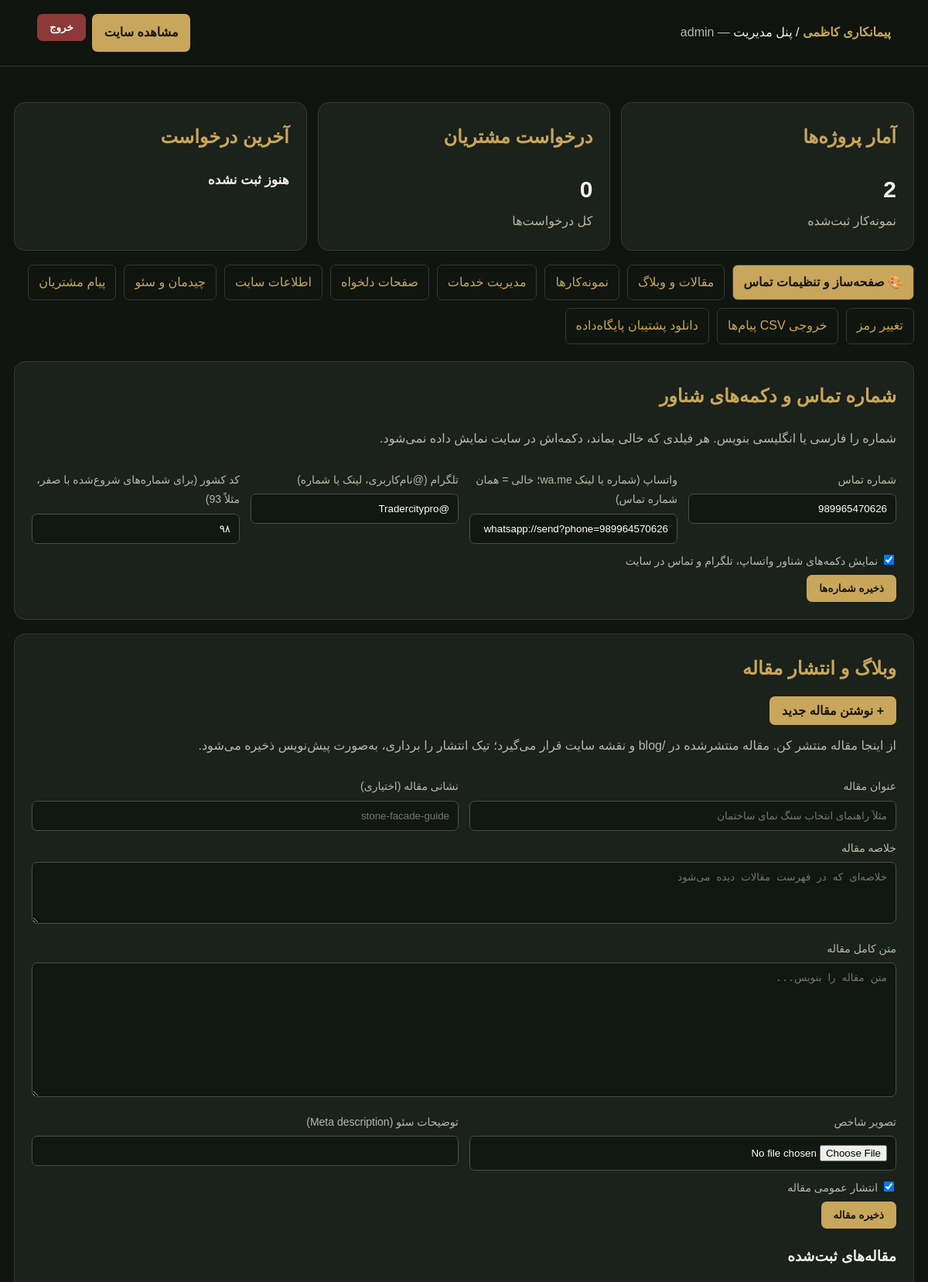
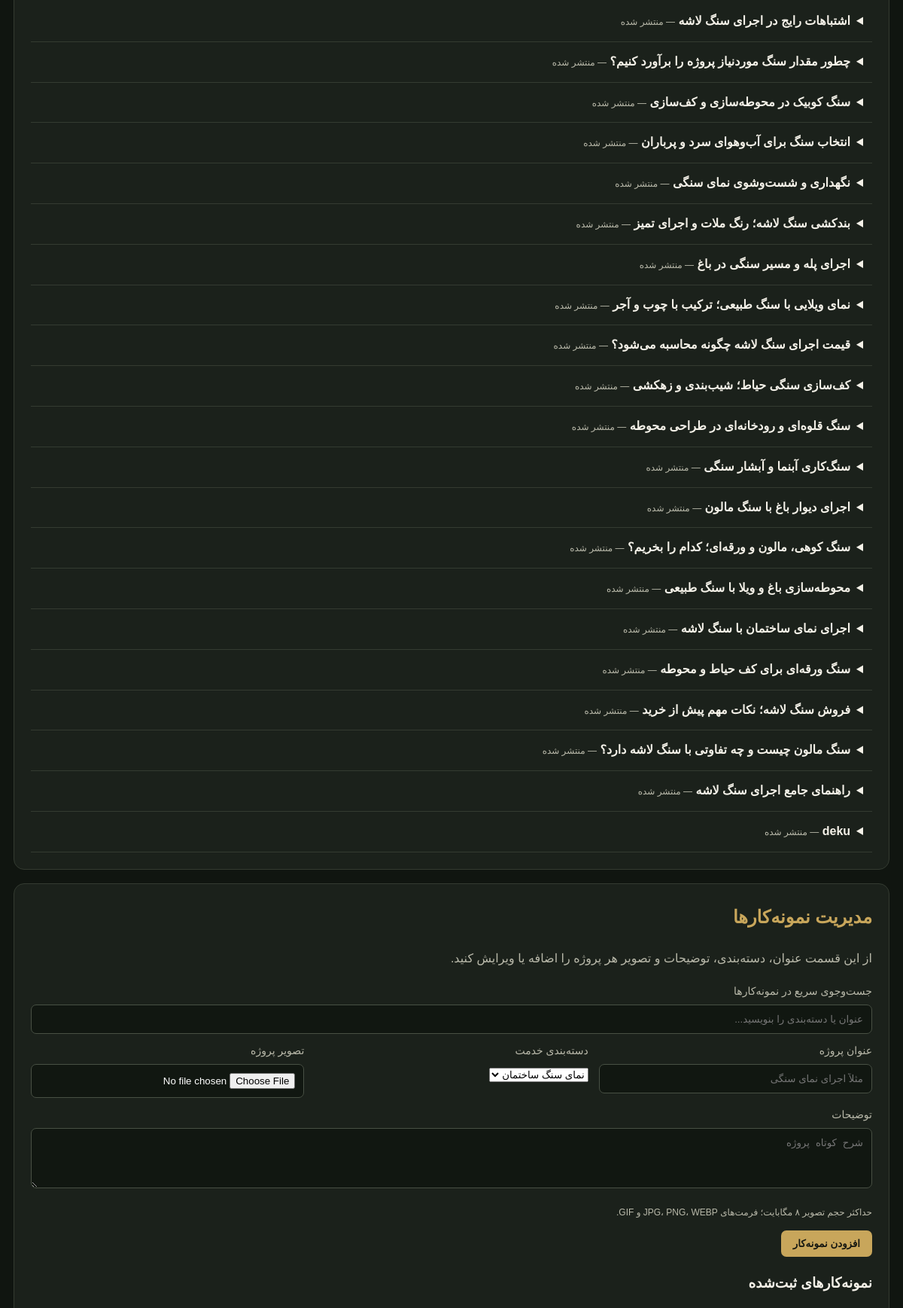
Screenshot of /admin (signed in, upper part) with the database file from the repository (2 pictures, top to bottom).
### tables this page shows
CREATE TABLE settings (key TEXT PRIMARY KEY, value TEXT NOT NULL);

CREATE TABLE blog_posts (
            id INTEGER PRIMARY KEY AUTOINCREMENT,
            title TEXT NOT NULL,
            slug TEXT NOT NULL UNIQUE,
            excerpt TEXT DEFAULT '',
            content TEXT NOT NULL,
            image TEXT DEFAULT '',
            meta_description TEXT DEFAULT '',
            is_published INTEGER NOT NULL DEFAULT 1,
            created_at TIMESTAMP DEFAULT CURRENT_TIMESTAMP,
            updated_at TIMESTAMP DEFAULT CURRENT_TIMESTAMP
        );

### app.py (the view)
@app.get('/admin')
@admin_required
def admin_dashboard():
    with db() as con:
        projects = con.execute('SELECT * FROM projects ORDER BY id DESC').fetchall()
        messages = con.execute('SELECT * FROM messages ORDER BY id DESC LIMIT 100').fetchall()
        total_projects = con.execute('SELECT COUNT(*) FROM projects').fetchone()[0]
        total_messages = con.execute('SELECT COUNT(*) FROM messages').fetchone()[0]
        latest_message = con.execute('SELECT MAX(created_at) FROM messages').fetchone()[0]
        categories = con.execute('SELECT * FROM service_categories ORDER BY id').fetchall()
        pages = con.execute('SELECT * FROM custom_pages ORDER BY id DESC').fetchall()
        blog_posts = con.execute('SELECT * FROM blog_posts ORDER BY created_at DESC,id DESC').fetchall()
    return render_template('admin_dashboard.html', settings=get_settings(), projects=projects, messages=messages, total_projects=total_projects, total_messages=total_messages, latest_message=latest_message, categories=categories, pages=pages, blog_posts=blog_posts)

### app.py (called while the page is built)
def db():
    con = sqlite3.connect(DB, factory=Conn, timeout=10)
    con.row_factory = sqlite3.Row
    return con

@app.context_processor
def inject_csrf():
    if 'csrf_token' not in session:
        session['csrf_token'] = secrets.token_urlsafe(32)
    return {'csrf_token': session['csrf_token']}

def admin_required(fn):
    @wraps(fn)
    def wrapped(*args, **kwargs):
        if 'admin_id' not in session:
            return redirect(url_for('admin_login', next=request.path))
        if request.method == 'POST' and not valid_csrf():
            abort(400, description='درخواست نامعتبر است؛ صفحه را تازه‌سازی کنید.')
        return fn(*args, **kwargs)
    return wrapped

def get_settings():
    if 'settings' not in g:
        with db() as con:
            values = dict(DEFAULTS)
            values.update({r['key']:r['value'] for r in con.execute('SELECT key,value FROM settings')})
        g.settings = values
    return g.settings

def get_layout(settings=None):
    try: raw = json.loads((settings or get_settings()).get('visual_layout') or '{}')
    except (TypeError, ValueError): raw = {}
    return H.clean_appearance(raw)

@app.context_processor
def inject_site():
    settings = get_settings()
    with db() as con:
        nav_pages = con.execute('SELECT title,slug FROM custom_pages WHERE is_published=1 ORDER BY id').fetchall()
    return {'settings': settings, 'layout': get_layout(settings), 'links': H.contact_links(settings), 'nav_pages': nav_pages, 'year': time.strftime('%Y')}

@app.after_request
def security_headers(resp):
    resp.headers.setdefault('X-Content-Type-Options', 'nosniff')
    resp.headers.setdefault('X-Frame-Options', 'SAMEORIGIN')
    resp.headers.setdefault('Referrer-Policy', 'strict-origin-when-cross-origin')
    if request.path.startswith('/admin'): resp.headers['Cache-Control'] = 'no-store'
    return resp

    def __exit__(self, *exc):
        try: return super().__exit__(*exc)
        finally: self.close()

### helpers.py (called while the page is built)
def digits(value):
    return re.sub(r'\D', '', str(value or '').translate(_FA))

def normalize_number(raw, country_code=''):
    raw = str(raw or '').translate(_FA).strip()
    d, cc = digits(raw), digits(country_code)
    if not d:
        return ''
    if raw.startswith('+'):
        return d
    if d.startswith('00'):
        return d[2:]
    if cc and d.startswith('0'):
        return cc + d[1:]
    return d

### templates/admin_dashboard.html (shortened to what this page needs)
<!doctype html><html lang="fa" dir="rtl"><head><meta charset="utf-8"><meta name="viewport" content="width=device-width,initial-scale=1"><title>مدیریت سایت | کاظمی</title></head><body><header class="top"><div><b>پیمانکاری کاظمی</b> / پنل مدیریت <span class="muted">— {{session.admin_name}}</span></div><div class="actions"><a class="btn" href="/" target="_blank">مشاهده سایت</a><form method="post" action="/admin/logout"><input type="hidden" name="csrf_token" value="{{csrf_token}}"><button class="danger">خروج</button></form></div></header><main class="wrap"><section class="grid"><div class="panel"><h2>آمار پروژه‌ها</h2><strong style="font-size:30px">{{total_projects}}</strong><div class="muted">نمونه‌کار ثبت‌شده</div></div><div class="panel"><h2>درخواست مشتریان</h2><strong style="font-size:30px">{{total_messages}}</strong><div class="muted">کل درخواست‌ها</div></div><div class="panel"><h2>آخرین درخواست</h2><strong style="font-size:17px">{{latest_message or "هنوز ثبت نشده"}}</strong></div></section><nav class="nav"><a class="btn" href="/admin/builder">🎨 صفحه‌ساز و تنظیمات تماس</a><a href="#blog">مقالات و وبلاگ</a><a href="#projects">نمونه‌کارها</a><a href="#categories">مدیریت خدمات</a><a href="#pages">صفحات دلخواه</a><a href="#settings">اطلاعات سایت</a><a href="#layout">چیدمان و سئو</a><a href="#messages">پیام مشتریان</a><a href="#password">تغییر رمز</a><a href="/admin/export/messages.csv">خروجی CSV پیام‌ها</a><a href="/admin/backup">دانلود پشتیبان پایگاه‌داده</a></nav>
<section class="panel" id="contact-buttons"><h2>شماره تماس و دکمه‌های شناور</h2><p class="muted">شماره را فارسی یا انگلیسی بنویس. هر فیلدی که خالی بماند، دکمه‌اش در سایت نمایش داده نمی‌شود.</p><form method="post" action="/admin/contact"><input type="hidden" name="csrf_token" value="{{csrf_token}}"><div class="grid"><div><label>شماره تماس</label><input name="phone" value="{{settings.phone}}" placeholder="+93700123456 یا 0700123456"></div><div><label>واتساپ (شماره یا لینک wa.me؛ خالی = همان شماره تماس)</label><input name="whatsapp" value="{{settings.whatsapp}}" placeholder="+93700123456"></div><div><label>تلگرام (@نام‌کاربری، لینک یا شماره)</label><input name="telegram" value="{{settings.telegram}}" placeholder="@username"></div><div><label>کد کشور (برای شماره‌های شروع‌شده با صفر، مثلاً 93)</label><input name="country_code" value="{{settings.country_code}}" placeholder="93"></div></div><label><input type="checkbox" name="float_enabled" value="1" style="width:auto" {% if settings.float_enabled == '1' %}checked{% endif %}> نمایش دکمه‌های شناور واتساپ، تلگرام و تماس در سایت</label><button>ذخیره شماره‌ها</button></form></section>
<section class="panel" id="blog"><h2>وبلاگ و انتشار مقاله</h2><p><a class="btn" href="/admin/blog/new">+ نوشتن مقاله جدید</a></p><p class="muted">از اینجا مقاله منتشر کن. مقاله منتشرشده در /blog و نقشه سایت قرار می‌گیرد؛ تیک انتشار را برداری، به‌صورت پیش‌نویس ذخیره می‌شود.</p>
<form method="post" action="/admin/blog/add" enctype="multipart/form-data"><input type="hidden" name="csrf_token" value="{{csrf_token}}">
<div class="grid"><div><label>عنوان مقاله</label><input name="title" required maxlength="180" placeholder="مثلاً راهنمای انتخاب سنگ نمای ساختمان"></div><div><label>نشانی مقاله (اختیاری)</label><input name="slug" placeholder="stone-facade-guide"></div></div>
<label>خلاصه مقاله</label><textarea name="excerpt" rows="2" maxlength="500" placeholder="خلاصه‌ای که در فهرست مقالات دیده می‌شود"></textarea>
<label>متن کامل مقاله</label><textarea name="content" rows="10" required placeholder="متن مقاله را بنویس..."></textarea>
<div class="grid"><div><label>تصویر شاخص</label><input type="file" name="image" accept="image/png,image/jpeg,image/webp,image/gif"></div><div><label>توضیحات سئو (Meta description)</label><input name="meta_description" maxlength="300"></div></div>
<label><input type="checkbox" name="is_published" checked style="width:auto"> انتشار عمومی مقاله</label><button>ذخیره مقاله</button></form>
<h3>مقاله‌های ثبت‌شده</h3>{% for post in blog_posts %}<details style="padding:12px;border-bottom:1px solid var(--line)"><summary><b>{{post.title}}</b> <span class="small">— {{'منتشر شده' if post.is_published else 'پیش‌نویس'}}</span></summary></details>{% else %}<p class="muted">هنوز مقاله‌ای ثبت نشده است.</p>{% endfor %}</section>
<section class="panel" id="projects"><h2>مدیریت نمونه‌کارها</h2><p class="muted">از این قسمت عنوان، دسته‌بندی، توضیحات و تصویر هر پروژه را اضافه یا ویرایش کنید.</p><label for="projectSearch">جست‌وجوی سریع در نمونه‌کارها</label><input id="projectSearch" placeholder="عنوان یا دسته‌بندی را بنویسید..."><form method="post" action="/admin/projects/add" enctype="multipart/form-data"><input type="hidden" name="csrf_token" value="{{csrf_token}}"><div class="grid"><div><label>عنوان پروژه</label><input name="title" required placeholder="مثلاً اجرای نمای سنگی"></div><div><label>دسته‌بندی خدمت</label><select name="category" required>{% for c in categories %}<option value="{{c.title}}">{{c.title}}</option>{% endfor %}</select></div><div><label>تصویر پروژه</label><input type="file" name="image" accept="image/png,image/jpeg,image/webp,image/gif"></div></div><label>توضیحات</label><textarea name="description" placeholder="شرح کوتاه پروژه"></textarea><p class="small">حداکثر حجم تصویر ۸ مگابایت؛ فرمت‌های JPG، PNG، WEBP و GIF.</p><button>افزودن نمونه‌کار</button></form>
{% if projects %}<h3>نمونه‌کارهای ثبت‌شده</h3>{% else %}<p class="muted">هنوز نمونه‌کاری ثبت نشده است.</p>{% endif %}</section>
<p class="small">پیشنهاد امنیتی: رمز پیش‌فرض را در اولین ورود تغییر دهید. برای انتشار عمومی، SECRET_KEY و رمز مدیر را امن و محرمانه تنظیم کنید و از HTTPS استفاده کنید.</p></main></body></html>

### templates/admin_dashboard.html (style rules this page uses)
:root { --bg:#101510;--panel:#1b211b;--line:#343b31;--gold:#c8a65b;--txt:#f4f1e8;--muted:#b9b9aa }
* { box-sizing:border-box }
body { margin:0;background:var(--bg);color:var(--txt);font-family:Tahoma,Arial;line-height:1.8 }
.top { display:flex;justify-content:space-between;align-items:center;padding:18px 4%;border-bottom:1px solid var(--line);position:sticky;top:0;background:#101510ee;z-index:2 }
.top b { color:var(--gold) }
a { color:var(--gold) }
button,.btn { background:var(--gold);color:#151711;border:0;padding:10px 16px;border-radius:7px;cursor:pointer;font-weight:bold;text-decoration:none }
.wrap { max-width:1200px;margin:28px auto;padding:0 18px }
.nav { display:flex;gap:10px;flex-wrap:wrap;margin-bottom:22px }
.nav a { padding:8px 13px;border:1px solid var(--line);border-radius:7px;text-decoration:none }
.panel { background:var(--panel);border:1px solid var(--line);border-radius:14px;padding:22px;margin:18px 0 }
.panel h2 { margin-top:0;color:var(--gold) }
.grid { display:grid;grid-template-columns:repeat(auto-fit,minmax(230px,1fr));gap:14px }
label { display:block;color:var(--muted);font-size:14px;margin:10px 0 5px }
input,textarea { width:100%;padding:11px;background:#111711;color:white;border:1px solid #485044;border-radius:7px }
textarea { min-height:80px }
.danger { background:#8d3939;color:white }
.muted { color:var(--muted) }
.actions { display:flex;gap:8px;flex-wrap:wrap }
.small { font-size:12px;color:var(--muted) }

### rows the page displays
settings: phone "989965470626"
settings: whatsapp "whatsapp://send?phone=989964570626"
settings: telegram "@Tradercitypro"
settings: country_code "۹۸"
blog_posts: title "اشتباهات رایج در اجرای سنگ لاشه", is_published "منتشر شده"
blog_posts: title "چطور مقدار سنگ موردنیاز پروژه را برآورد کنیم؟", is_published "منتشر شده"
blog_posts: title "سنگ کوبیک در محوطه‌سازی و کف‌سازی", is_published "منتشر شده"
blog_posts: title "انتخاب سنگ برای آب‌وهوای سرد و پرباران", is_published "منتشر شده"
blog_posts: title "نگهداری و شست‌وشوی نمای سنگی", is_published "منتشر شده"
blog_posts: title "بندکشی سنگ لاشه؛ رنگ ملات و اجرای تمیز", is_published "منتشر شده"
blog_posts: title "اجرای پله و مسیر سنگی در باغ", is_published "منتشر شده"
blog_posts: title "نمای ویلایی با سنگ طبیعی؛ ترکیب با چوب و آجر", is_published "منتشر شده"
blog_posts: title "قیمت اجرای سنگ لاشه چگونه محاسبه می‌شود؟", is_published "منتشر شده"
blog_posts: title "کف‌سازی سنگی حیاط؛ شیب‌بندی و زهکشی", is_published "منتشر شده"
blog_posts: title "سنگ قلوه‌ای و رودخانه‌ای در طراحی محوطه", is_published "منتشر شده"
blog_posts: title "سنگ‌کاری آبنما و آبشار سنگی", is_published "منتشر شده"
blog_posts: title "اجرای دیوار باغ با سنگ مالون", is_published "منتشر شده"
blog_posts: title "سنگ کوهی، مالون و ورقه‌ای؛ کدام را بخریم؟", is_published "منتشر شده"
blog_posts: title "محوطه‌سازی باغ و ویلا با سنگ طبیعی", is_published "منتشر شده"
blog_posts: title "اجرای نمای ساختمان با سنگ لاشه", is_published "منتشر شده"
blog_posts: title "سنگ ورقه‌ای برای کف حیاط و محوطه", is_published "منتشر شده"
blog_posts: title "فروش سنگ لاشه؛ نکات مهم پیش از خرید", is_published "منتشر شده"
blog_posts: title "سنگ مالون چیست و چه تفاوتی با سنگ لاشه دارد؟", is_published "منتشر شده"
blog_posts: title "راهنمای جامع اجرای سنگ لاشه", is_published "منتشر شده"
blog_posts: title "deku", is_published "منتشر شده"

### other values shown
{{ session.admin_name }} "admin"
{{ total_projects }} "2"
{{ total_messages }} "0"
{{ latest_message or "هنوز ثبت نشده" }} "هنوز ثبت نشده"
form field category "نمای سنگ ساختمان"
